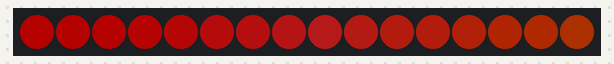
The sketch below on a simulated Arduino Uno, built with avr-gcc and run on an emulated ATmega328P. Parts: 16 RGB LEDs in strip order, left to right. Dim RGB values are drawn brighter than linear.

Above: at 0.01 s.
At 4.93 s:
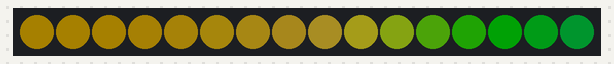
At 9.97 s:
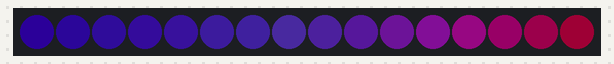
At 19.99 s:
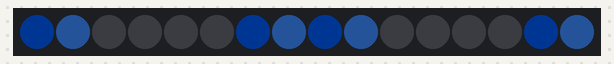
At 30.18 s:
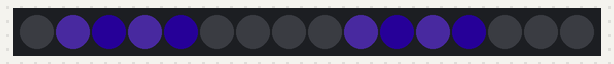
At 39.95 s:
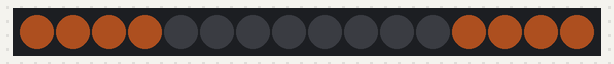

The sketch:

led_pendant.ino
```cpp
#include <FastLED.h>

#define BRIGHTNESS 64
#define DATA_PIN 0
#define NUM_COLORS 8
#define NUM_SHADES 4
#define NUM_LEDS 16
#define BASE_HUE 0
#define BASE_VALUE 255

const CHSVPalette16 PENDANT_COLORS(
    // Red
    CHSV(0, 255, 255),
    CHSV(0, 156, 255),

    // Orange/Yellow
    CHSV(24, 255, 255),
    CHSV(24, 156, 255),

    // Yellow
    CHSV(35, 255, 255),
    CHSV(35, 156, 255),

    // Yellow-Green
    CHSV(50, 255, 246),
    CHSV(50, 155, 248),

    // Cyan
    CHSV(128, 255, 153),
    CHSV(128, 155, 178),

    // Light Blue
    CHSV(146, 238, 164),
    CHSV(146, 146, 187),

    // Blue/Purple
    CHSV(180, 226, 175),
    CHSV(180, 137, 195),

    // Violet
    CHSV(231, 255, 205),
    CHSV(231, 155, 217)
);

CRGB leds[NUM_LEDS];

void setup() {
    FastLED.addLeds<NEOPIXEL, DATA_PIN>(leds, NUM_LEDS);
    FastLED.setBrightness(BRIGHTNESS);
}

void colorFlow() {
    uint16_t dot, index, colorIndex;
    for (index = 0; index < 256; ++index) {
        colorIndex = index;
        for (dot = 0; dot < NUM_LEDS; ++dot) {
            leds[dot] = ColorFromPalette(
                PENDANT_COLORS, colorIndex, BASE_VALUE, LINEARBLEND);
            colorIndex += 2;
        }
        FastLED.show();
        delay(50);
    }
}

void lightFirstFourLEDS(uint16_t color, uint8_t offset) {
    uint8_t dot;
    uint16_t colorIndex;
    for (dot = 0; dot < NUM_LEDS; ++dot) {
        if (((dot + offset) & 7) < 4) {
            colorIndex = ((dot & 1) == 0) ? color : color + 16;
            leds[dot] = ColorFromPalette(
                PENDANT_COLORS, colorIndex, BASE_VALUE, LINEARBLEND);
        } else {
            leds[dot] = CRGB::Black;
        }
    }
    FastLED.show();
    delay(75);
}

void forwardAndBackwards() {
    uint8_t dot;
    int8_t offset;
    uint16_t color;
    for (color = 0; color < 256; color += 32) {
        for (offset = 0; offset < NUM_LEDS; ++offset) {
            lightFirstFourLEDS(color, offset);
        }
    }
    for (color = 0; color < 256; color += 32) {
        for (offset = NUM_LEDS - 1; offset >= 0; --offset) {
            lightFirstFourLEDS(color, offset);
        }
    }
}

void twelveToSix() {
    uint8_t dot;
    uint16_t color;
    int8_t offset;
    for (color = 0; color < 256; color += 4) {
        for (offset = 0; offset < 8; ++offset) {
            for (dot = 0; dot < (NUM_LEDS / 2); ++dot) {
                if (((dot + offset) & 7) < 4) {
                    leds[dot] = ColorFromPalette(
                        PENDANT_COLORS, color, BASE_VALUE, LINEARBLEND);
                    leds[NUM_LEDS - dot - 1] = ColorFromPalette(
                        PENDANT_COLORS, color, BASE_VALUE, LINEARBLEND);
                } else {
                    leds[dot] = CRGB::Black;
                    leds[NUM_LEDS - dot - 1] = CRGB::Black;
                }
            }
            FastLED.show();
            delay(75);
        }
    }
}

void loop() {
    colorFlow();
    forwardAndBackwards();
    twelveToSix();
}
```
